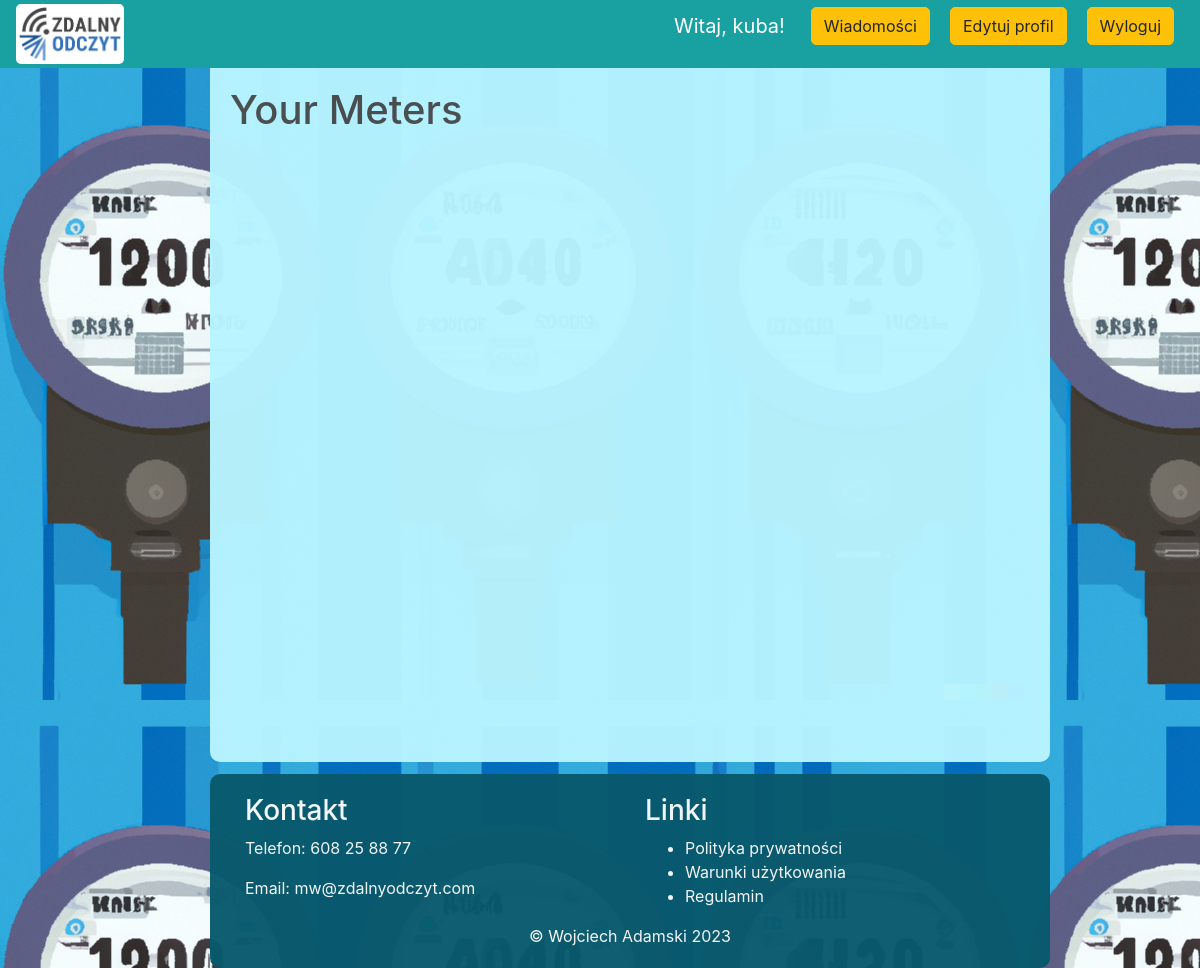
/user_meters (signed in), run on an earlier commit of the app's database.
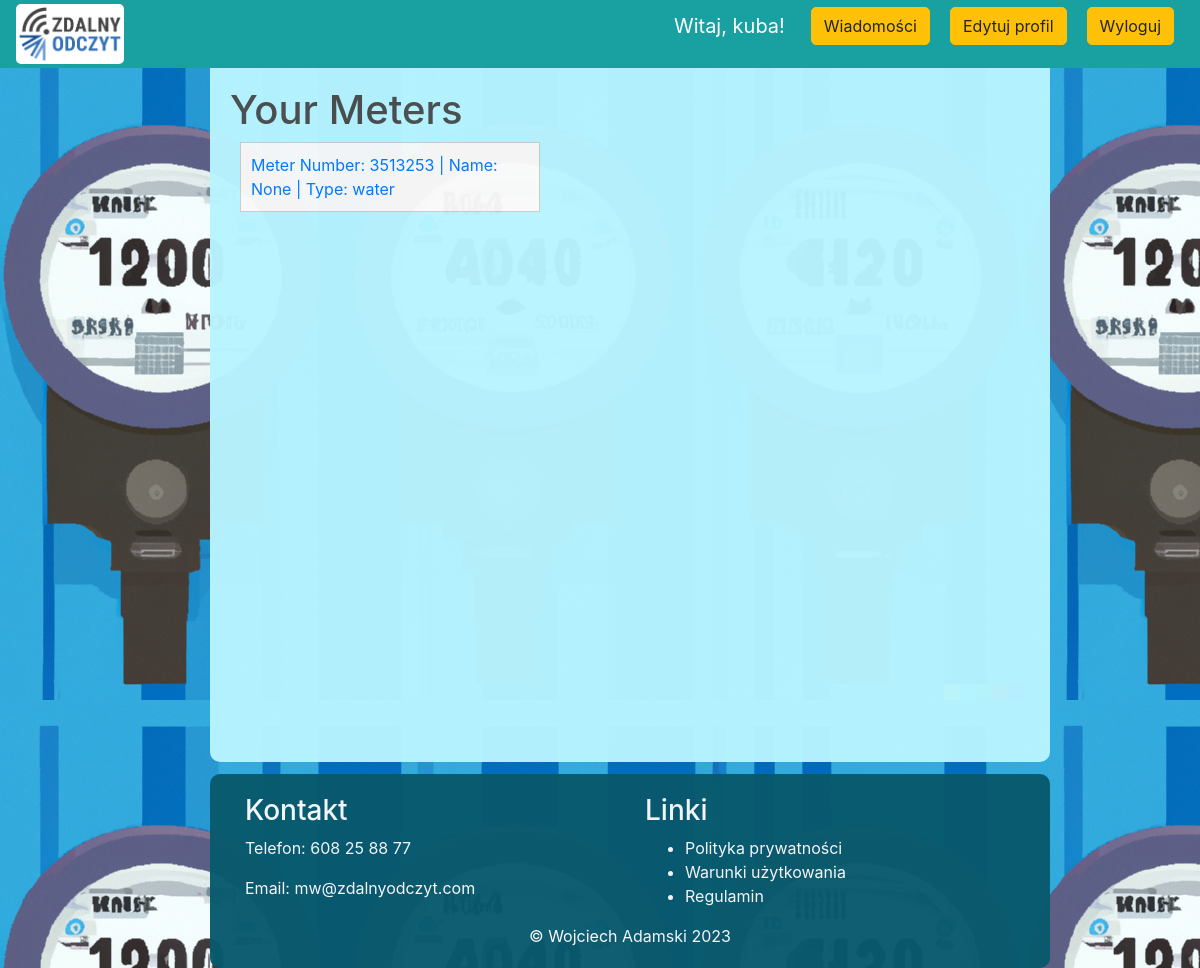
And on a later commit of the database.
### src/models.py (models this page shows, shortened)
class User(UserMixin, db.Model):
    id = db.Column(db.Integer, primary_key=True)
    email = db.Column(db.String(120), unique=True, index=True)
    password_hash = db.Column(db.String(128))
    is_admin = db.Column(db.Boolean, default=False)
    meters = db.relationship('Meter', backref='user', lazy='dynamic')
    is_active = db.Column(db.Boolean, default=True)
    notes = db.Column(db.Text)
    unread_messages = db.Column(db.Integer, default=0)

class Meter(db.Model):
    id = db.Column(db.Integer, primary_key=True)
    radio_number = db.Column(db.String(64), unique=True, index=True)
    type = db.Column(db.String(64))
    user_id = db.Column(db.Integer, db.ForeignKey('user.id'))
    readings = db.relationship('MeterReading', backref='meter', lazy='dynamic')
    name = db.Column(db.String(100), nullable=True)
    events = db.relationship('Event', backref='meter', lazy=True)
    address_id = db.Column(db.Integer, db.ForeignKey('address.id'))
    address = db.relationship('Address', backref='meter', lazy=True)

### src/routes.py (the view)
@main_routes.route('/user_meters')
@login_required
def user_meters():
    user_meters = Meter.query.filter_by(user_id=current_user.id).all()
    return render_template('user_meters.html', user_meters=user_meters)

### src/models.py (called while the page is built)
@login_manager.user_loader
def load_user(user_id):
    return User.query.get(int(user_id))

### templates/user_meters.html
{% extends 'base.html' %}
{% block content %}
<h1>Your Meters</h1>
<ul class="user-list">
    {% for meter in user_meters %}
    <li class="user-item">
        <a href="{{ url_for('main_routes.meter_details', meter_id=meter.id) }}">
            Meter Number: {{ meter.radio_number }} | Name: {{ meter.name }} | Type: {{ meter.type }}
        </a>
    </li>
    {% endfor %}
</ul>
{% endblock %}

### templates/base.html (shortened to what this page needs)
<!DOCTYPE html>
<html>
<head>
    <link rel="stylesheet" href="https://stackpath.bootstrapcdn.com/bootstrap/4.4.1/css/bootstrap.min.css"
>
    <link rel="stylesheet" type="text/css" href="{{ url_for('static', filename='style.css')}}">
</head>
<body>
    <nav class="navbar navbar-fixed-top navbar-expand-lg navbar-dark bg-dark">
    <a class="navbar-brand" href="{{ url_for('main_routes.home') }}"><img src="{{ url_for('static', filename='img/Zdalny_Odczyt_RGB.png') }}" alt="Logo" class="logo">
        </a>
        <div class="collapse navbar-collapse" id="navbarSupportedContent">
            <ul class="navbar-nav mr-auto">
                <li class="nav-item active">
                    <a class="nav-link" href="{{ url_for('main_routes.home') }}">  <span class="sr-only">(current)</span></a>
                </li>
            </ul>
            <div class="form-inline my-2 my-lg-0">
                {% if current_user.is_authenticated %}
                    <p class="navbar-brand">Witaj, {{ current_user.email.split('@')[0] }}!</p>
                    {% if not current_user.is_admin %}
                    <p><a href="{{ url_for('main_routes.messages') }} " class="btn btn-warning">Wiadomości
                    {% endif %}
                    </a></p>
                    <p><a href="{{ url_for('main_routes.edit_account') }}" class="btn btn-warning">Edytuj profil</a></p>
                    <p><a href="{{ url_for('main_routes.logout') }} " class="btn btn-warning">Wyloguj</a></p>
                {% else %}
                    <a href="{{ url_for('main_routes.login') }}" class="btn btn-warning">Login</a>
                {% endif %}
            </div>
        </div>
</nav>
<div class="center-box">
    <br>
    {% block content %}
    {% endblock content %}
</div>
<footer class="footer no-print">
    <div class="container">
        <div class="row">
            <div class="col-md-6">
                <h3 style="color: #f9f9f9">Kontakt</h3>
                <p style="color: #f9f9f9">Telefon: 608 25 88 77</p>
                <p style="color: #f9f9f9">Email: mw@zdalnyodczyt.com</p>
            </div>
            <div class="col-md-6">
                <h3 style="color: #f9f9f9">Linki</h3>
                <ul>
                    <li style="color: #f9f9f9"><a href="#" style="color: #f9f9f9">Polityka prywatności</a></li>
                    <li style="color: #f9f9f9"><a href="#" style="color: #f9f9f9">Warunki użytkowania</a></li>
                    <li style="color: #f9f9f9"><a href="#" style="color: #f9f9f9">Regulamin</a></li>
                </ul>
            </div>
        </div>
    </div>
    <center style="color: #f9f9f9">&#169 Wojciech Adamski   2023</center>
</footer>
</body>
</html>

### static/style.css (style rules this page uses)
body { background-image: url('img/background.png'); background-attachment: fixed; }
h1,h2,h3,h4,h5,h6 { color:hsl(0, 0%, 30%); }
.bg-dark { background-color: #19a0a0 !important; }
.btn { border-radius: 5px; margin-inline: 10px; }
.user-list { list-style-type: none; margin-left: 10px; padding: 0; }
.user-item { border: 1px solid #ccc; margin-bottom: 10px; padding: 10px; background-color: #f9f9f9; width: 300px; }
.center-box { margin-left: 17.5%; background-color:hsl(189, 100%, 86%) ; border-radius: 10px; opacity: 0.97; width: 70%; align-items: center; height: 100%; min-height: 720px; padding: 20px; margin-top: 3.5%; }
.footer { margin-left: 17.5%; background-color: hsl(192, 85%, 23%); border-radius: 10px; opacity: 0.97; width: 70%; align-items: center; padding: 20px; margin-top: 1%; }
.navbar { z-index: 10000; position: fixed; top: 0px; width: 100%; height: 7%; }
.logo { max-width: 150px; max-height: 60px; margin-right: 10px; border-radius: 5px; background-color: #ffffff; }

What changed in the data, as far as the page shows it:
now on this page (row edited): Meter: radio_number "3513253", name "None", type "water"
